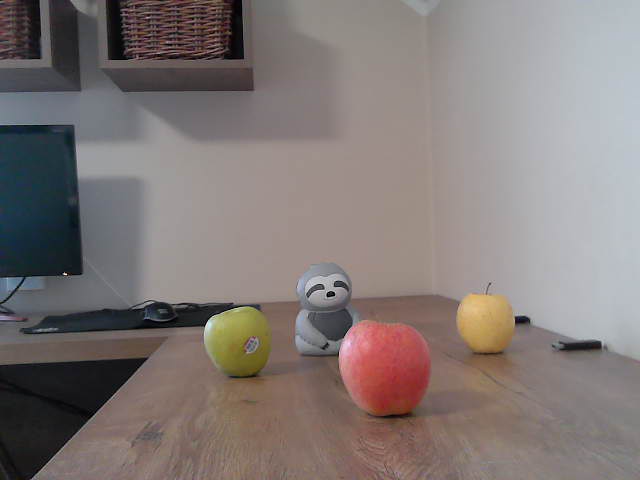
#> input picture pictures/opencv_frameL_0.png, 640 x 480 px
$ python main.py
#> lines starting #> are read from the running program, lines starting #| are printed output that depends on the picture
### StereoBM_disp_map.py
# import required libraries
import os
import time

import cv2
import numpy as np
from matplotlib import pyplot as plt


class DisparityMap:

    def __init__(self, numDisparities, blockSize, preFilterType, preFilterSize, preFilterCap, textureThreshold,
                 uniquenessR, speckleRange, speckleWindowSize, disp12MaxDiff, minDisparity, pictureLeft, pictureRight):

        # parameters for OpenCV Stereo
        self.numDisparities = numDisparities
        self.blockSize = blockSize
        self.preFilterSize = preFilterSize
        self.preFilterType = preFilterType
        self.preFilterCap = preFilterCap
        self.textureThreshold = textureThreshold
        self.uniquenessR = uniquenessR
        self.speckleRange = speckleRange
        self.speckleWindowSize = speckleWindowSize
        self.disp12MaxDiff = disp12MaxDiff
        self.minDisparity = minDisparity

        # variables for image rectification
        self.Left_Stereo_Map_x = None
        self.Left_Stereo_Map_y = None
        self.Right_Stereo_Map_x = None
        self.Right_Stereo_Map_y = None
        self.pictureLeft = pictureLeft
        self.pictureRight = pictureRight
        self.Left_nice = None
        self.Right_nice = None
        self.disparity_cropped = None
        self.ImgL = None
        self.ImgR = None

    def rectify_maps(self):
        """ loads rectification maps """
        cv_file = cv2.FileStorage("data/stereo_rectify_maps.xml", cv2.FILE_STORAGE_READ)
        self.Left_Stereo_Map_x = cv_file.getNode("Left_Stereo_Map_x").mat()
        self.Left_Stereo_Map_y = cv_file.getNode("Left_Stereo_Map_y").mat()
        self.Right_Stereo_Map_x = cv_file.getNode("Right_Stereo_Map_x").mat()
        self.Right_Stereo_Map_y = cv_file.getNode("Right_Stereo_Map_y").mat()
        cv_file.release()

    def read_image(self):
        self.ImgL = cv2.imread(self.pictureLeft, cv2.IMREAD_GRAYSCALE)
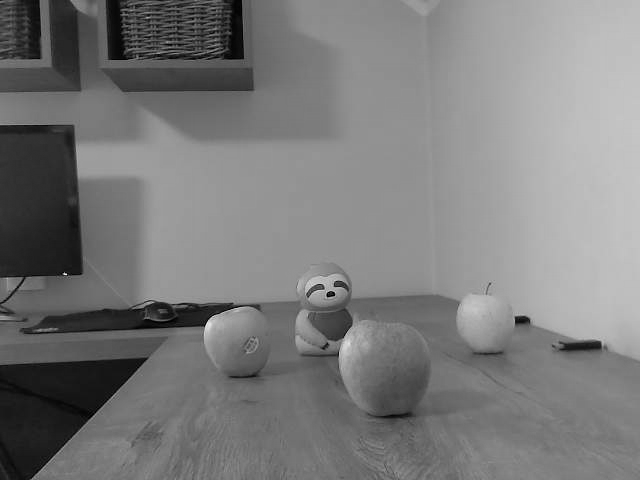
#> self.ImgL: shape (480, 640); min 0, max 251, mean 123.1
        self.ImgR = cv2.imread(self.pictureRight, cv2.IMREAD_GRAYSCALE)
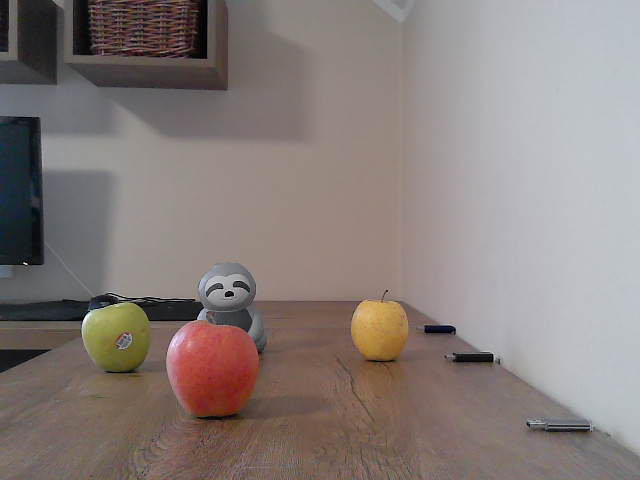
#> input picture pictures/opencv_frameR_0.png, 640 x 480 px
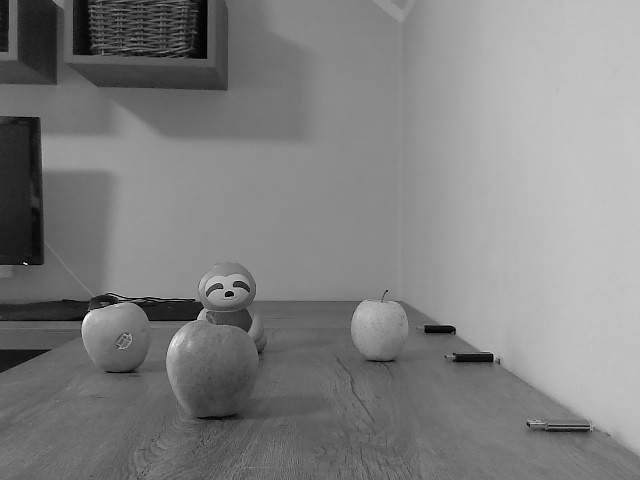
#> self.ImgR: shape (480, 640); min 0, max 252, mean 128

    def image_rectification(self):
        """ rectifies pictures with rectify maps"""

        if self.ImgL is None or self.ImgR is None:
            raise ValueError("Use read_image().")
        if self.Left_Stereo_Map_x is None or self.Right_Stereo_Map_x is None:
#> (the run stopped early here; a loop or call above may not have finished)
